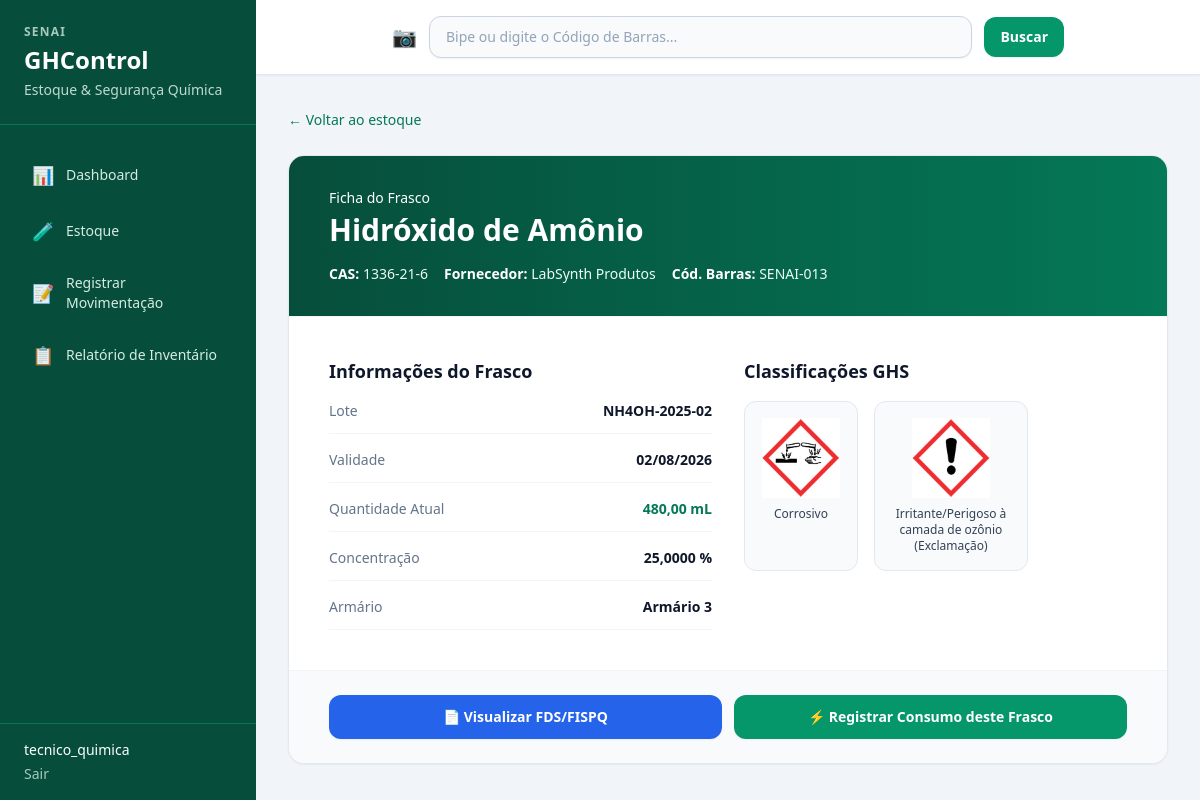
The page /estoque/19/ (signed in) on the database its author committed.
### estoque/models.py (models this page shows, shortened)
class ItemEstoque(models.Model):
    reagente = models.ForeignKey(
        Reagente,
        on_delete=models.PROTECT,
        related_name='itens_estoque',
        verbose_name='Reagente',
        help_text='Reagente do catálogo ao qual este frasco pertence.',
    )
    lote = models.CharField(
        max_length=100,
        verbose_name='Lote',
        help_text='Identificação do lote de fabricação.',
    )
    validade = models.DateField(
        verbose_name='Validade',
        help_text='Data de validade do frasco.',
    )
    quantidade = models.DecimalField(
        max_digits=10,
        decimal_places=2,
        verbose_name='Quantidade',
        help_text='Volume ou massa disponível no frasco.',
    )
    qtd_unidade = models.CharField(
        max_length=20,
        verbose_name='Unidade da quantidade',
        help_text='Unidade de medida da quantidade (ex.: ml, g, L).',
    )
    concentracao = models.DecimalField(
        max_digits=10,
        decimal_places=4,
        verbose_name='Concentração',
        help_text='Concentração deste frasco específico.',
    )
    conc_unidade = models.CharField(
        max_length=20,
        verbose_name='Unidade da concentração',
        help_text='Unidade da concentração (ex.: %, M, N).',
    )
    fornecedor = models.CharField(
        max_length=200,
        verbose_name='Fornecedor',
        help_text='Nome do fornecedor do frasco.',
    )
    codigo_barras = models.CharField(
        max_length=100,
        blank=True,
        verbose_name='Código de barras',
        help_text='Código de barras do frasco, se houver.',
    )
    armario = models.ForeignKey(
        Armario,
        on_delete=models.PROTECT,
        related_name='itens_estoque',
        verbose_name='Armário',
        help_text='Localização física (prateleira/armário) do frasco.',
    )
    class Meta:
        verbose_name = 'Item de estoque'
        verbose_name_plural = 'Itens de estoque'
        ordering = ['reagente__nome', 'validade']

class Reagente(models.Model):
    nome = models.CharField(
        max_length=200,
        verbose_name='Nome',
        help_text='Nome do reagente químico.',
    )
    cas = models.CharField(
        max_length=50,
        verbose_name='CAS',
        help_text='Número CAS (Chemical Abstracts Service) da substância.',
    )
    classificacoes_ghs = models.ManyToManyField(
        GHS,
        related_name='reagentes',
        verbose_name='Classificações GHS',
        blank=True,
        help_text='Pictogramas GHS aplicáveis ao reagente (pode haver mais de um).',
    )
    fds_url = models.URLField(
        'Link da FDS/FISPQ',
        blank=True,
        null=True,
        help_text='URL do PDF da Ficha de Dados de Segurança (FDS/FISPQ) do fabricante.',
    )
    class Meta:
        verbose_name = 'Reagente'
        verbose_name_plural = 'Reagentes'
        ordering = ['nome']

class Armario(models.Model):
    posicao = models.IntegerField(
        verbose_name='Posição',
        unique=True,
        help_text='Número ou identificação da prateleira ou armário.',
    )
    class Meta:
        verbose_name = 'Armário'
        verbose_name_plural = 'Armários'
        ordering = ['posicao']

class GHS(models.Model):
    nome = models.CharField(
        max_length=100,
        verbose_name='Nome',
        help_text='Descrição do perigo GHS (ex.: Inflamável, Corrosivo).',
    )
    picto = models.CharField(
        max_length=255,
        verbose_name='Pictograma',
        help_text='Caminho ou nome do arquivo do pictograma GHS.',
    )
    class Meta:
        verbose_name = 'GHS'
        verbose_name_plural = 'GHS'
        ordering = ['nome']

### estoque/views.py (the view)
# urls.py: path('estoque/<int:pk>/', views.detalhe_item, name='detalhe_item'),
@login_required
def detalhe_item(request, pk):
    item = get_object_or_404(
        ItemEstoque.objects.select_related('reagente', 'armario')
        .prefetch_related('reagente__classificacoes_ghs'),
        pk=pk,
    )
    return render(request, 'estoque/detalhe_item.html', {'item': item})

### estoque/templates/estoque/detalhe_item.html (shortened to what this page needs)
{% extends 'estoque/base.html' %}
{% load static %}
{% block content %}
<div class="mb-6">
    <a href="{% url 'estoque:lista_estoque' %}"
       class="inline-flex items-center gap-1 text-sm font-medium text-brand-700 hover:text-brand-900">
        ← Voltar ao estoque
    </a>
</div>
<div class="overflow-hidden rounded-2xl border border-slate-200 bg-white shadow-sm">
    <div class="border-b border-slate-100 bg-gradient-to-r from-brand-900 to-brand-700 px-6 py-8 text-white md:px-10">
        <p class="text-sm font-medium text-brand-100">Ficha do Frasco</p>
        <h2 class="mt-1 text-3xl font-bold">{{ item.reagente.nome }}</h2>
        <div class="mt-4 flex flex-wrap gap-4 text-sm text-brand-50">
            <span><strong class="text-white">CAS:</strong> {{ item.reagente.cas }}</span>
            <span><strong class="text-white">Fornecedor:</strong> {{ item.fornecedor }}</span>
            {% if item.codigo_barras %}
            <span><strong class="text-white">Cód. Barras:</strong> {{ item.codigo_barras }}</span>
            {% endif %}
        </div>
    </div>
    <div class="grid gap-8 p-6 md:grid-cols-2 md:p-10">
        <div>
            <h3 class="mb-4 text-lg font-semibold text-slate-900">Informações do Frasco</h3>
            <dl class="space-y-4">
                <div class="flex justify-between border-b border-slate-100 pb-3">
                    <dt class="text-sm text-slate-500">Lote</dt>
                    <dd class="text-sm font-semibold text-slate-900">{{ item.lote }}</dd>
                </div>
                <div class="flex justify-between border-b border-slate-100 pb-3">
                    <dt class="text-sm text-slate-500">Validade</dt>
                    <dd class="text-sm font-semibold text-slate-900">{{ item.validade|date:"d/m/Y" }}</dd>
                </div>
                <div class="flex justify-between border-b border-slate-100 pb-3">
                    <dt class="text-sm text-slate-500">Quantidade Atual</dt>
                    <dd class="text-sm font-bold text-brand-700">{{ item.quantidade }} {{ item.qtd_unidade }}</dd>
                </div>
                <div class="flex justify-between border-b border-slate-100 pb-3">
                    <dt class="text-sm text-slate-500">Concentração</dt>
                    <dd class="text-sm font-semibold text-slate-900">{{ item.concentracao }} {{ item.conc_unidade }}</dd>
                </div>
                <div class="flex justify-between border-b border-slate-100 pb-3">
                    <dt class="text-sm text-slate-500">Armário</dt>
                    <dd class="text-sm font-semibold text-slate-900">Armário {{ item.armario.posicao }}</dd>
                </div>
            </dl>
        </div>
        <div>
            <h3 class="mb-4 text-lg font-semibold text-slate-900">Classificações GHS</h3>
            <div class="flex flex-wrap gap-4">
                {% for ghs in item.reagente.classificacoes_ghs.all %}
                <div class="flex flex-col items-center rounded-xl border border-slate-200 bg-slate-50 p-4 text-center">
                    <img src="{% static ghs.picto %}"
                         alt="{{ ghs.nome }}"
                         title="{{ ghs.nome }}"
                         class="h-20 w-20 object-contain"
                         onerror="this.classList.add('hidden'); this.nextElementSibling.classList.remove('hidden');">
                    <p class="mt-2 max-w-[120px] text-xs font-medium text-slate-700">{{ ghs.nome }}</p>
                </div>
                {% empty %}
                <p class="text-sm italic text-slate-400">Nenhuma classificação GHS cadastrada.</p>
                {% endfor %}
            </div>
        </div>
    </div>
    <div class="flex flex-col gap-3 border-t border-slate-100 bg-slate-50 px-6 py-6 md:flex-row md:px-10">
        {% if item.reagente.fds_url %}
        <a href="{{ item.reagente.fds_url }}"
           target="_blank"
           rel="noopener noreferrer"
           class="inline-flex flex-1 items-center justify-center gap-2 rounded-xl bg-blue-600 px-6 py-3 text-sm font-semibold text-white shadow-sm transition hover:bg-blue-700">
            📄 Visualizar FDS/FISPQ
        </a>
        {% else %}
        <span class="inline-flex flex-1 cursor-not-allowed items-center justify-center gap-2 rounded-xl border border-slate-200 bg-slate-100 px-6 py-3 text-sm font-medium text-slate-400"
              title="Cadastre o link da FDS no painel admin (Reagente)">
            📄 FDS/FISPQ indisponível
        </span>
        {% endif %}
        <a href="{% url 'estoque:registrar_movimentacao' %}?item={{ item.pk }}&tipo=Consumo"
           class="inline-flex flex-1 items-center justify-center gap-2 rounded-xl bg-brand-600 px-6 py-3 text-sm font-semibold text-white shadow-sm transition hover:bg-brand-700">
            ⚡ Registrar Consumo deste Frasco
        </a>
    </div>
</div>
{% endblock %}

### estoque/templates/estoque/base.html (shortened to what this page needs)
{% load static %}
<!DOCTYPE html>
<html lang="pt-BR">
<head>
    <script src="https://cdn.tailwindcss.com"></script>
</head>
<body class="min-h-screen bg-slate-100 text-slate-800 antialiased">
    <div class="flex min-h-screen">
        <aside class="hidden w-64 flex-shrink-0 bg-brand-900 text-white md:flex md:flex-col print:hidden">
            <div class="border-b border-brand-700 px-6 py-6">
                <p class="text-xs font-semibold uppercase tracking-widest text-brand-50/70">SENAI</p>
                <h1 class="mt-1 text-2xl font-bold">GHControl</h1>
                <p class="mt-1 text-sm text-brand-50/80">Estoque &amp; Segurança Química</p>
            </div>
            <nav class="flex-1 space-y-1 px-4 py-6">
                <a href="{% url 'estoque:dashboard' %}"
                   class="flex items-center gap-3 rounded-lg px-4 py-3 text-sm font-medium transition
                          {% if request.resolver_match.url_name == 'dashboard' %}bg-brand-700 text-white{% else %}text-brand-50/90 hover:bg-brand-700/60{% endif %}">
                    <span class="text-lg">📊</span> Dashboard
                </a>
                <a href="{% url 'estoque:lista_estoque' %}"
                   class="flex items-center gap-3 rounded-lg px-4 py-3 text-sm font-medium transition
                          {% if request.resolver_match.url_name == 'lista_estoque' %}bg-brand-700 text-white{% else %}text-brand-50/90 hover:bg-brand-700/60{% endif %}">
                    <span class="text-lg">🧪</span> Estoque
                </a>
                <a href="{% url 'estoque:registrar_movimentacao' %}"
                   class="flex items-center gap-3 rounded-lg px-4 py-3 text-sm font-medium transition
                          {% if request.resolver_match.url_name == 'registrar_movimentacao' %}bg-brand-700 text-white{% else %}text-brand-50/90 hover:bg-brand-700/60{% endif %}">
                    <span class="text-lg">📝</span> Registrar Movimentação
                </a>
                <a href="{% url 'estoque:relatorio_inventario' %}"
                   class="flex items-center gap-3 rounded-lg px-4 py-3 text-sm font-medium transition
                          {% if request.resolver_match.url_name == 'relatorio_inventario' %}bg-brand-700 text-white{% else %}text-brand-50/90 hover:bg-brand-700/60{% endif %}">
                    <span class="text-lg">📋</span> Relatório de Inventário
                </a>
            </nav>
            {% if user.is_authenticated %}
            <div class="border-t border-brand-700 px-6 py-4 text-sm text-brand-50/80">
                <p class="font-medium text-white">{{ user.get_username }}</p>
                <form method="post" action="{% url 'estoque:logout' %}" class="mt-1">
                    <button type="submit" class="text-brand-50/70 hover:text-white">Sair</button>
                </form>
            </div>
            {% endif %}
        </aside>
        <div class="flex flex-1 flex-col">
            <header class="hidden border-b border-slate-200 bg-white px-8 py-4 shadow-sm md:block print:hidden">
                <form action="{% url 'estoque:busca_codigo_barras' %}" method="get" class="mx-auto flex max-w-2xl items-center gap-3">
                    <span class="text-xl text-slate-400" aria-hidden="true">📷</span>
                    <input type="text"
                           name="codigo"
                           placeholder="Bipe ou digite o Código de Barras..."
                           autocomplete="off"
                           class="w-full rounded-xl border border-slate-300 bg-slate-50 px-4 py-2.5 text-sm text-slate-800 shadow-sm placeholder:text-slate-400 focus:border-brand-500 focus:bg-white focus:outline-none focus:ring-2 focus:ring-brand-200">
                    <button type="submit"
                            class="rounded-xl bg-brand-600 px-4 py-2.5 text-sm font-semibold text-white shadow-sm transition hover:bg-brand-700">
                        Buscar
                    </button>
                </form>
            </header>
            <main class="flex-1 px-4 py-6 md:px-8 md:py-8">
                {% block content %}{% endblock %}
            </main>
        </div>
    </div>
</body>
</html>

### rows shown on the page
ItemEstoque: reagente.nome "Hidróxido de Amônio", reagente.cas "1336-21-6", fornecedor "LabSynth Produtos", codigo_barras "SENAI-013", lote "NH4OH-2025-02", validade "02/08/2026", quantidade "480,00", qtd_unidade "mL", concentracao "25,0000", conc_unidade "%", armario.posicao "3"
GHS: picto (picture), nome "Corrosivo"
GHS: picto (picture), nome "Irritante/Perigoso à camada de ozônio (Exclamação)"

### other values the page prints
{{ user.get_username }} "tecnico_quimica"
